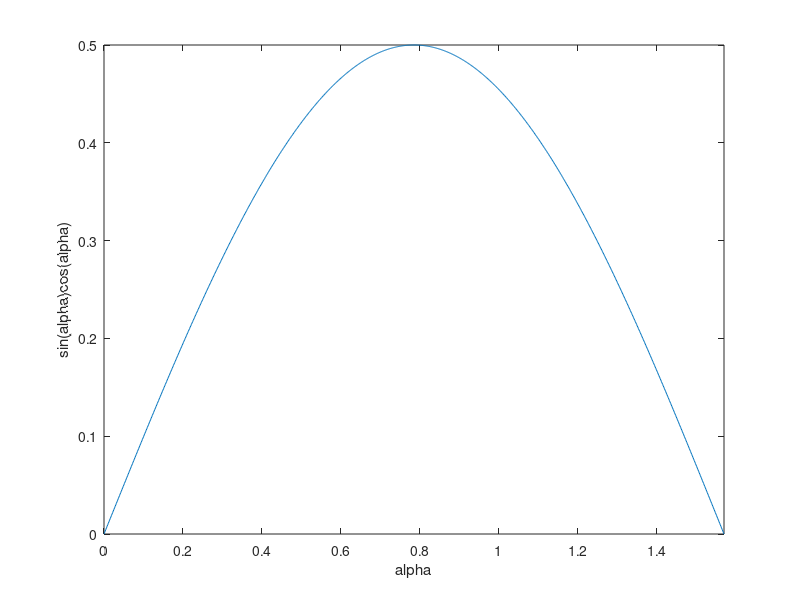

This chart was generated by the following MATLAB code: (Note: this script raises an error after producing the figure.)
grad = [0:pi/2000:pi/2];
plot(grad,sin(grad).*cos(grad))
axis([0 pi/2 0 .5])
xlabel ('alpha')
ylabel ('sin(alpha)cos(alpha)')
CH_save_plot

